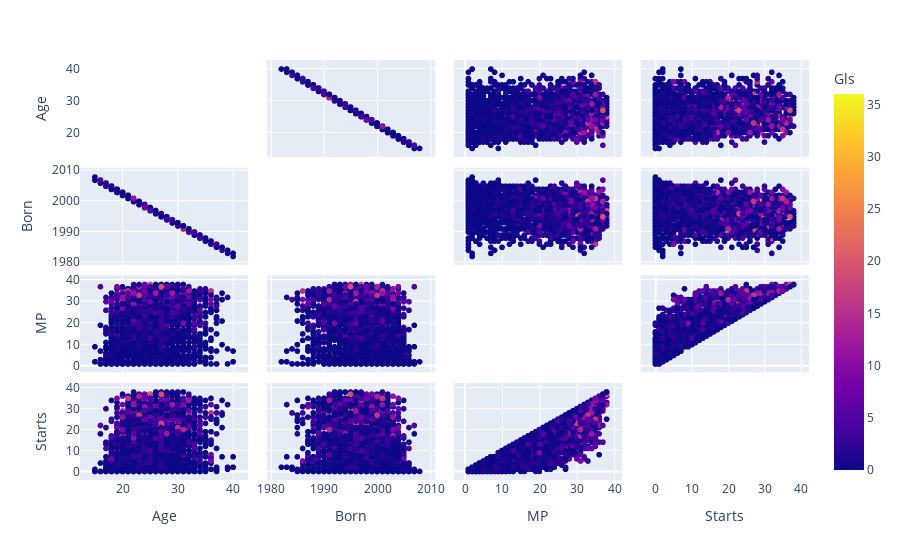

Notebook code cell kept with this figure:
### Markdown cell above
Ahora, vamos a visualizar un scatter plot de diferentes pares de variables numéricas, para identificar posibles correlaciones, lineales o no.

### Code cell
fig = px.scatter_matrix(
    data_frame=df.toPandas(),
    dimensions=[
        "Age",
        "Born",
        "MP",
        "Starts"
    ],
    color="Gls"
)
fig.update_traces(diagonal_visible=False)

### Figure 1 — Plotly figure (JSON) as saved in the notebook; plotly's stock layout.template omitted (floating-point values rounded to 4 significant figures; data arrays with more than 128 entries replaced by an {"elided": "..."} marker saying what was removed)
{"data": [{"diagonal": {"visible": false}, "dimensions": [{"axis": {"matches": true}, "label": "Age", "values": {"elided": "2852 int values"}}, {"axis": {"matches": true}, "label": "Born", "values": {"elided": "2852 int values"}}, {"axis": {"matches": true}, "label": "MP", "values": {"elided": "2852 int values"}}, {"axis": {"matches": true}, "label": "Starts", "values": {"elided": "2852 int values"}}], "hovertemplate": "%{xaxis.title.text}=%{x}<br>%{yaxis.title.text}=%{y}<br>Gls=%{marker.color}<extra></extra>", "legendgroup": "", "marker": {"color": {"elided": "2852 int values"}, "coloraxis": "coloraxis", "symbol": "circle"}, "name": "", "showlegend": false, "type": "splom"}], "layout": {"coloraxis": {"colorbar": {"title": {"text": "Gls"}}, "colorscale": [[0, "#0d0887"], [0.1111, "#46039f"], [0.2222, "#7201a8"], [0.3333, "#9c179e"], [0.4444, "#bd3786"], [0.5556, "#d8576b"], [0.6667, "#ed7953"], [0.7778, "#fb9f3a"], [0.8889, "#fdca26"], [1, "#f0f921"]]}, "dragmode": "select", "legend": {"tracegroupgap": 0}, "margin": {"t": 60}}}
